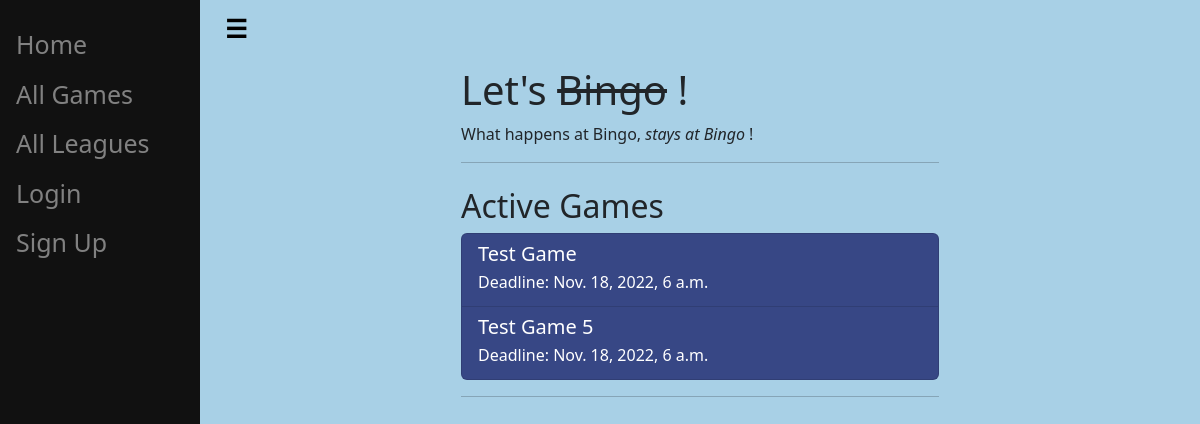
Screenshot of /accounts/ with the database file from the repository.
### bingo/models.py (models this page shows, shortened)
class BaseModel(models.Model):
    class Meta:
        abstract = True
    created_at = models.DateTimeField(auto_now=True)
    updated_at = models.DateTimeField(auto_now_add=True)
    deleted_at = models.DateTimeField(null=True, blank=True)

class Game(BaseModel):
    class Meta:
        db_table = 'game'
    SIZE_CHOICES = [(3, 3),
                    (4, 4),
                    (5, 5)]
    id = models.AutoField(primary_key=True)
    name = models.TextField()
    end_time = models.DateTimeField()
    size = models.PositiveSmallIntegerField(default=5, choices=SIZE_CHOICES)
    def user_game_url(self):
        return reverse('user-game-manage', args=[str(self.id)])

### bingo/views.py (the view)
# urls.py: path('', views.index, name="index"),
def index(request):
    active_games = utils.get_active_games()
    context = {
        'active_games': active_games
    }
    return render(request, 'index.html', context=context)

### bingo/utils/utils.py (called while the page is built)
def get_active_games():
    from bingo.models import Game
    return Game.objects.filter(end_time__gt=datetime.now(timezone.utc))

### bingo/templates/index.html (shortened to what this page needs)
{% extends "generic/base_generic.html" %}
{% load static %}
{% block content %}
    <div class="col">
        <h1 class="mt-2">Let's <s>Bingo</s> !</h1>
        <p>What happens at Bingo, <em>stays at Bingo </em> !</p>
        <hr class="mb-0 mb-4">
    </div>
    <h2>Active Games</h2>
    <div class="list-group">
        {% if active_games %}
            {% for game in active_games %}
                <a href="{{ game.user_game_url }}" class="list-group-item list-group-item-action">
                    <div class="d-flex w-100 justify-content-between">
                        <h5 class="mb-1">{{ game.name }}</h5>
                    </div>
                    <p class="mb-1">Deadline: {{ game.end_time }}</p>
                </a>
            {% endfor %}
        {% else %}
            <p>No Active Games.<br/></p>
            <a class="btn btn-primary" href="{% url 'user-games' %}" role="button">Previous Games</a>
        {% endif %}
    </div>
    <hr class="mb-0 mb-4">
{% endblock %}

### bingo/static/css/styles.css (style rules this page uses)
body { background: #A8D0E6; }
.list-group a { color: white; background-color: #374785; }

### rows the page displays
Game: name "Test Game", end_time "Nov. 18, 2022, 6 a.m."
Game: name "Test Game 5", end_time "Nov. 18, 2022, 6 a.m."
